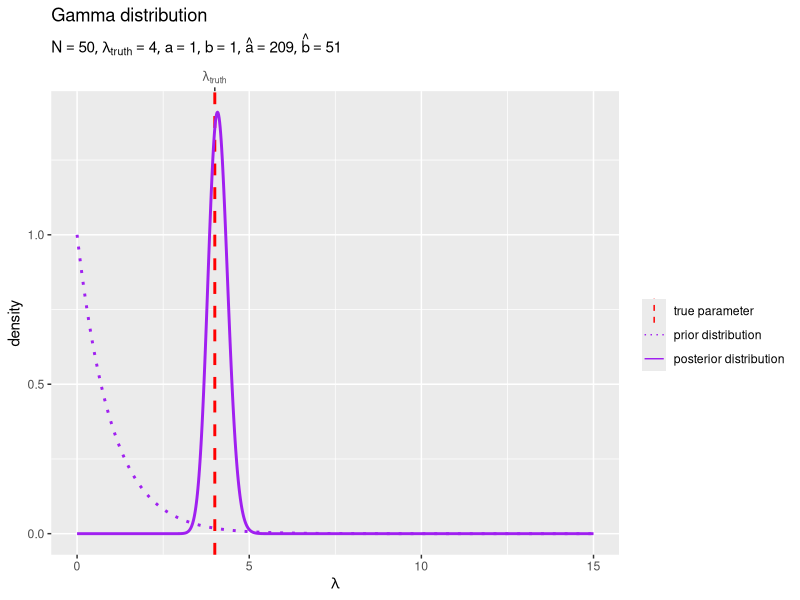
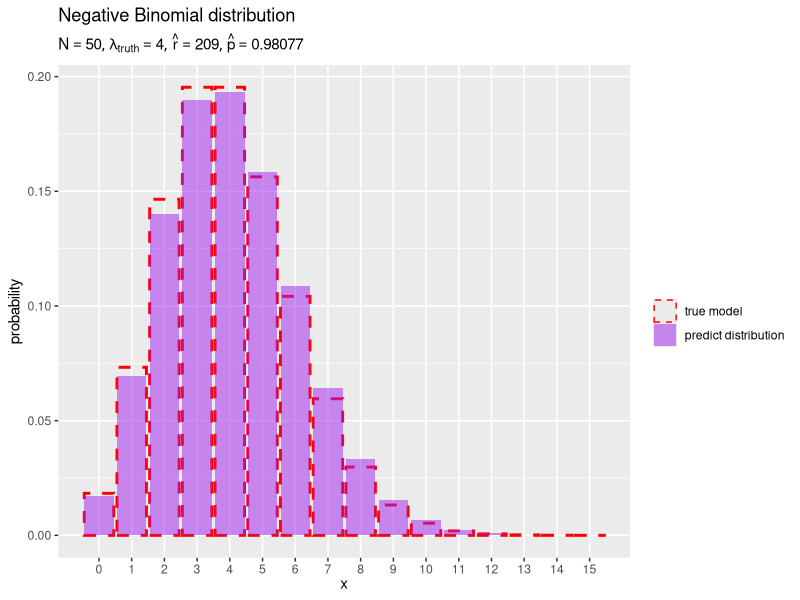

Here is the R script that generated these plots, in order:

# ポアソンモデル ---------------------------------------------------------------

# chapter 3.2.3
# ベイズ推論
# 推論アルゴリズムの実装


# パッケージの読込 -------------------------------------------------------------

# 利用パッケージ
library(tidyverse)

# パッケージ名の省略用
library(ggplot2)


# ベイズ推論の実装 -------------------------------------------------------------

### 生成分布(ポアソン分布)の設定 -----

#### パラメータの設定 -----

# 真のパラメータを指定
lambda_truth <- 4


#### 変数の設定 -----

# x軸の範囲を設定
u <- 5
k <- 3
x_min <- 0
x_max <- lambda_truth |> # 基準値を指定
  (\(.) {. * k})() |> # 定数倍
  #(\(.) {max(., x_n)})() |> # # サンプルと比較
  (\(.) {ceiling(. /u)*u})() # u単位で切り上げ

# x軸の値を作成
x_vec <- seq(from = x_min, to = x_max, by = 1)


#### 分布の計算 -----

# 生成分布の確率を計算
model_df <- tibble::tibble(
  x      = x_vec, # 確率変数
  lambda = lambda_truth, # 期待値パラメータ
  prob   = dpois(x = x, lambda = lambda) # 確率
)


### 事前分布(ガンマ分布)の設定 -----

#### パラメータの設定 -----

# 事前分布のパラメータを指定
a <- 1
b <- 1


#### 変数の設定 -----

# λ軸の範囲を設定
u <- 5
k <- 3
lambda_min <- 0
lambda_max <- lambda_truth |> # 基準値を指定
  (\(.) {. * k})() |> # 定数倍
  (\(.) {ceiling(. /u)*u})() # u単位で切り上げ

# λ軸の値を作成
lambda_vec <- seq(from = lambda_min, to = lambda_max, length.out = 1001)


#### 分布の計算 -----

# 事前分布の確率密度を計算
prior_df <- tibble::tibble(
  lambda = lambda_vec, # 確率変数
  a      = a, # 形状パラメータ
  b      = b, # 尺度パラメータ
  dens   = dgamma(x = lambda, shape = a, rate = b) # 確率密度
)


### 観測データの生成 -----

#### データの生成 -----

# データ数を指定
N <- 50

# 観測データを生成
x_n <- rpois(n = N ,lambda = lambda_truth)


#### データの集計 -----

# 観測データを集計
obs_df <- tidyr::tibble(
  x = x_n # 観測値
) |> 
  dplyr::count(
    x, name = "freq" # 度数
  ) |> 
  dplyr::mutate(
    rel_freq = freq / N # 相対度数
  ) |> 
  tidyr::complete(
    x = x_vec, 
    fill = list(freq = 0, rel_freq = 0)
  ) # 未観測値を補完


### 事後分布(ガンマ分布)の計算 -----

#### パラメータの計算 -----

# 事後分布のパラメータを計算:式(3.38)
a_hat <- sum(x_n) + a
b_hat <- N + b


#### 分布の計算 -----

# 事後分布の確率密度を計算
posterior_df <- tibble::tibble(
  lambda = lambda_vec, # 確率変数
  a      = a_hat, # 形状パラメータ
  b      = b_hat, # 尺度パラメータ
  dens   = dgamma(x = lambda, shape = a, rate = b) # 確率密度
)


#### 分布の作図 -----

# 事後分布のラベルを作成
posterior_param_lbl <- paste0(
  "list(", 
  "N == ",             N, ", ", 
  "lambda[truth] == ", round(lambda_truth, digits = 2), ", ", 
  "a == ",             round(a, digits = 1), ", ", 
  "b == ",             round(b, digits = 1), ", ", 
  "hat(a) == ",        round(a_hat, digits = 1), ", ", 
  "hat(b) == ",        round(b_hat, digits = 1), 
  ")"
) |> 
  parse(text = _)

# 事後分布を作図
ggplot() + 
  geom_vline(
    mapping = aes(xintercept = lambda_truth, color = "model"), 
    linewidth = 1, linetype = "dashed"
  ) + # 真のパラメータ
  geom_line(
    data    = prior_df, 
    mapping = aes(x = lambda, y = dens, color = "prior"), 
    linewidth = 1, linetype = "dotted"
  ) + # 事前分布
  geom_line(
    data    = posterior_df, 
    mapping = aes(x = lambda, y = dens, color = "posterior"), 
    linewidth = 1
  ) + # 事後分布
  scale_x_continuous(
    sec.axis = sec_axis(
      transform = ~ ., 
      breaks    = lambda_truth, 
      labels    = expression(lambda[truth])
    ) # パラメータラベル
  ) + 
  scale_color_manual(
    breaks = c("model", "prior", "posterior"), 
    values = c("red", "purple", "purple"), 
    labels = c("true parameter", "prior distribution", "posterior distribution"), 
    name = ""
  ) + # (凡例表示用)
  guides(
    color = guide_legend(override.aes = list(linewidth = 0.5)), 
  ) + 
  labs(
    title = "Gamma distribution", 
    subtitle = posterior_param_lbl, 
    x = expression(lambda), 
    y = "density"
  )


### 予測分布(負の二項分布)の計算 -----

#### パラメータの計算 -----

# 予測分布のパラメータを計算:式(3.44')
r_hat <- a_hat
q_hat <- 1 / (1 + b_hat)
p_hat <- b_hat / (1 + b_hat)
#r_hat <- sum(x_n) + a
#q_hat <- 1 / (1 + N + b)
#p_hat <- (N + b) / (1 + N + b)
#p_hat <- 1 - q_hat


#### 分布の計算 -----

# 予測分布の確率を計算
predict_df <- tibble::tibble(
  x    = x_vec, # 確率変数
  r    = r_hat, # 成功回数パラメータ
  p    = p_hat, # 成功確率パラメータ
  prob = dnbinom(x = x, size = r, prob = p) # 確率
)


#### 分布の作図 -----

# 予測分布のラベルを作成
predict_param_lbl <- paste0(
  "list(", 
  "N == ",             N, ", ", 
  "lambda[truth] == ", round(lambda_truth, digits = 2), ", ", 
  "hat(r) == ",        round(r_hat, digits = 1), ", ", 
  "hat(p) == ",        round(p_hat, digits = 5), 
  ")"
) |> 
  parse(text = _)

# 予測分布を作図
ggplot() + 
  geom_bar(
    data    = model_df, 
    mapping = aes(x = x, y = prob, color = "model"), 
    stat = "identity", position = "identity",
    fill = NA, linewidth = 1, linetype = "dashed"
  ) + # 真の分布
  geom_bar(
    data    = predict_df, 
    mapping = aes(x = x, y = prob, color = "predict"), 
    stat = "identity", position = "identity", 
    fill = "purple", alpha = 0.5, linetype = "blank"
  ) + # 予測分布
  scale_x_continuous(breaks = x_vec, minor_breaks = FALSE) + # x軸目盛
  scale_color_manual(
    breaks = c("model", "predict"), 
    values = c("red", NA), 
    labels = c("true model", "predict distribution"), 
    name   = ""
  ) + # (凡例表示用)
  guides(
    color = guide_legend(override.aes = list(linewidth = 0.5)), 
  ) + 
  labs(
    title = "Negative Binomial distribution", 
    subtitle = predict_param_lbl, 
    x = expression(x), 
    y = "probability"
  )
